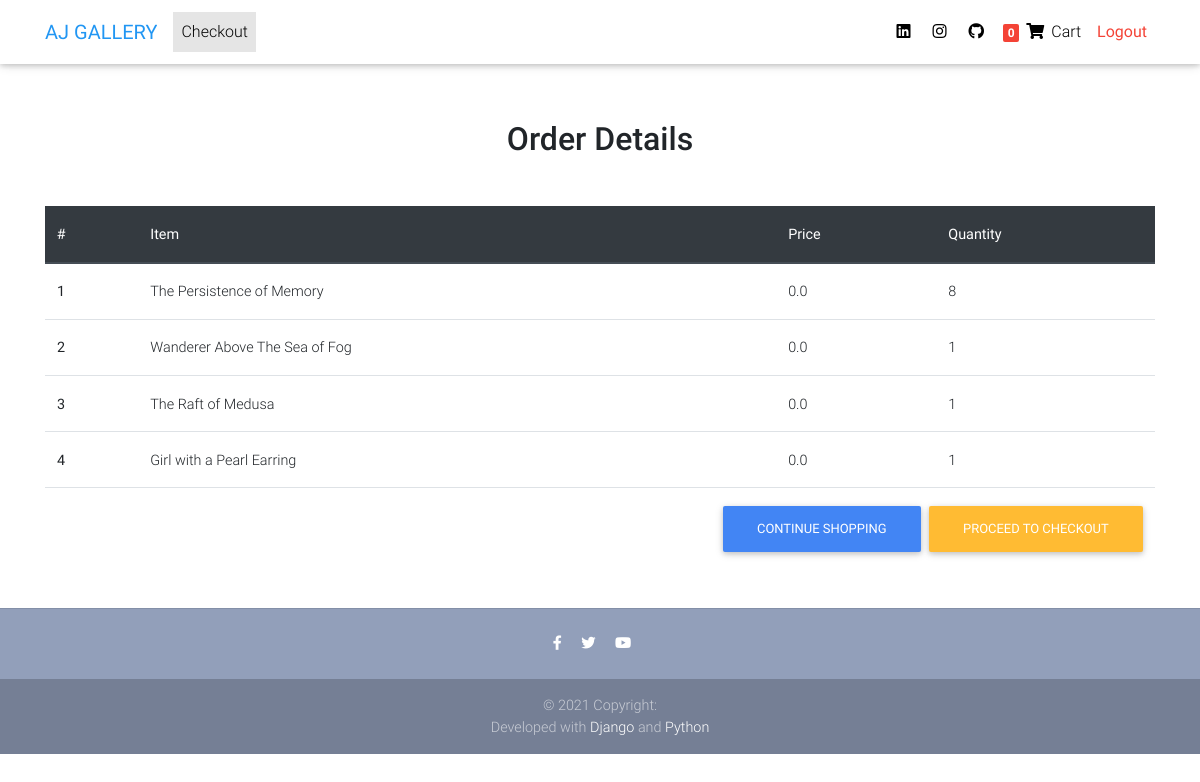
The app's page /cart/ (signed in), older data.
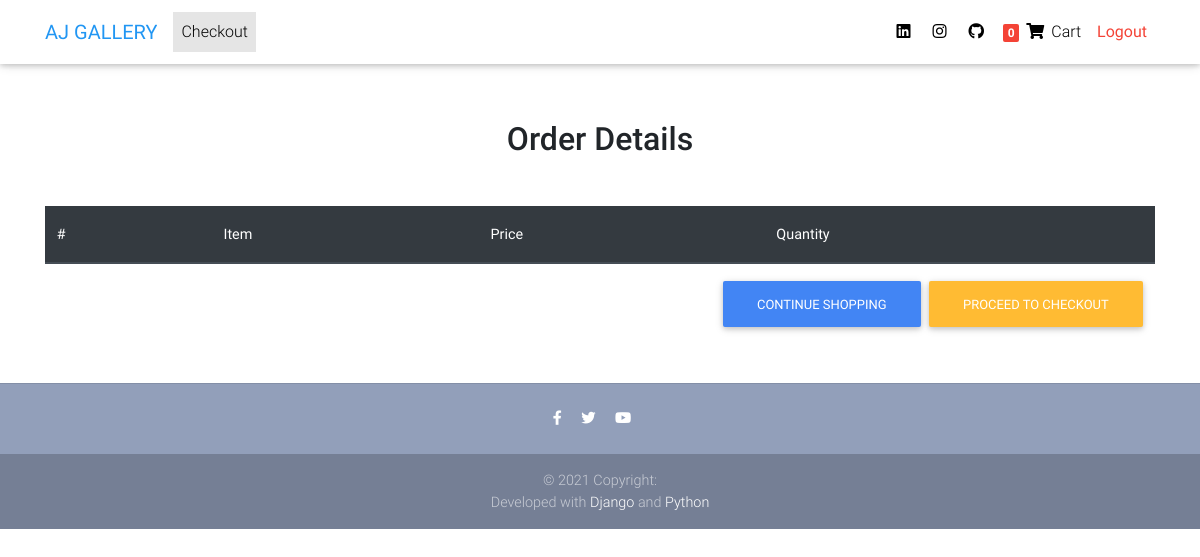
The same page, newer data.
### core/models.py (models this page shows, shortened)
class OrderItem(models.Model):
    user = models.ForeignKey(settings.AUTH_USER_MODEL, on_delete=models.CASCADE,)
    ordered = models.BooleanField(default=False)
    item = models.ForeignKey(Item,on_delete=models.CASCADE)
    quantity = models.IntegerField(default=1)

class Item(models.Model):
    title = models.CharField( max_length=50)
    price = models.CharField(max_length=50)
    category = models.CharField(choices = CATEGORY_CHOICES, max_length=100)
    slug = models.SlugField()
    description = models.TextField(max_length=3000)
    image = models.ImageField()

### core/views.py (the view)
# urls.py: path('cart/', CartView.as_view(), name='cart'),
class CartView(LoginRequiredMixin, View):
    def get(self, *args, **kwargs):
        try:
            order = Order.objects.get(user=self.request.user, ordered=False)
            context= {
                'iron': order
            }
            return render(self.request, 'cart.html', context)
        except ObjectDoesNotExist:
            messages.error(self.request, "you do not have an active order")
            return redirect("/")

### templates/cart.html
{% extends 'base.html' %}
{% load static %}
{% block content %}
 <main>
    <div class="container">
    <div class="table-responsive text-nowrap">
    <h2 class="my-5 h2 text-center"> Order Details </h2>
    <table class="table">
        <thead class="thead-dark">
            <tr>
            <th scope="col">#</th>
            <th scope="col">Item</th>
            <th scope="col">Price</th>
            <th scope="col">Quantity</th>
            </tr>
        </thead>
        <tbody>
        {% for order_item in iron.items.all %}
            <tr>
            <th scope="row">{{ forloop.counter }}</th>
            <td>{{ order_item.item.title }}</td>
            <td>{{ order_item.item.price }}</td>
            <td>{{ order_item.quantity }}</td>
            </tr>
        {% endfor %}
        <tr>
            <td colspan="5">
            <a class='btn btn-warning float-right ml-2' href='/checkout/'>Proceed to checkout</a>
            <a class='btn btn-primary float-right' href='/'>Continue shopping</a>
            </td>
        </tr>
        </tbody>
    </table>
    </div>
 </main>
{% endblock %}

### templates/base.html (shortened to what this page needs)
{% load static %}
<!DOCTYPE html>
<html>
  <head>
  <link rel="stylesheet" href="https://use.fontawesome.com/releases/v5.11.2/css/all.css">
  <link href="{% static 'css/bootstrap.min.css' %}" rel="stylesheet">
  <link href="{% static 'css/mdb.min.css' %}" rel="stylesheet">
  <link href="{% static 'css/style.min.css' %}" rel="stylesheet">
  </head>
    <nav class="navbar fixed-top navbar-expand-lg navbar-light white scrolling-navbar">
      <div class="container">
      <a class="navbar-brand waves-effect" href="/home" target="_blank">
        <strong class="blue-text">AJ GALLERY</strong>
      </a>
      <div class="collapse navbar-collapse" id="navbarSupportedContent">
        <ul class="navbar-nav mr-auto">
          <li class="nav-item active">
            <a class="nav-link waves-effect" href="/checkout">Checkout
            </a>
          </li>
        </ul>
        <ul class="navbar-nav nav-flex-icons">
          <li class="nav-item">
            <a href="https://www.linkedin.com/in/abhishek-jhariya-a76056170" class="nav-link waves-effect" target="_blank">
              <i class="fab fa-linkedin"></i>
            </a>
          </li>
          <li class="nav-item">
            <a href="https://www.instagram.com/abhishek___jhariya/" class="nav-link waves-effect" target="_blank">
              <i class="fab fa-instagram"></i>
            </a>
          </li>
          <li class="nav-item">
            <a href="https://github.com/abhishek15256/AJECOM" class="nav-link waves-effect" target="_blank">
              <i class="fab fa-github"></i>
            </a>
          </li>
          {% if request.user.is_authenticated %}
          <li class="nav-item">
            <a class="nav-link waves-effect" href="/cart" >
              <span class="badge red z-depth-0 mr-0">0</span>
              <i class="fas fa-shopping-cart"></i>
              <span class="clearfix d-none d-sm-inline-block"> Cart </span>
            </a>
          </li>
          <li class="nav-item ">
            <a class="nav-link waves-effect" href="{% url 'account_logout' %}">
              <strong class="red-text">Logout</strong>
            </a>
          </li>
          {% endif %}
        </ul>
      </div>
    </nav>
  <body>
  <div class="mt-5 pt-4">
  </div>
    {% block content %}
    {% endblock %}
    <footer class="page-footer text-center font-small mt-9 wow fadeIn">
      <hr class="my-4">
      <div class="pb-4">
        <a href="https://www.facebook.com/" target="_blank">
          <i class="fab fa-facebook-f mr-3"></i>
        </a>
        <a href="https://twitter.com/" target="_blank">
          <i class="fab fa-twitter mr-3"></i>
        </a>
        <a href="https://www.youtube.com/" target="_blank">
          <i class="fab fa-youtube mr-3"></i>
        </a>
      </div>
      <div class="footer-copyright py-3">
        © 2021 Copyright:
        <br>Developed with <a href= "https://www.djangoproject.com/">Django </a>and <a href="https://www.python.org/">Python</a>
      </div>
    </footer>
  </body>
</html>

### templates/base.html (style rules this page uses)
html, body, header, .carousel { height: 60vh; }

Row changes from the older to the newer data that the page shows:
removed OrderItem: item "The Persistence of Memory", item.price "0.0", quantity "8"
removed OrderItem: item "Wanderer Above The Sea of Fog", item.price "0.0", quantity "1"
removed OrderItem: item "The Raft of Medusa", item.price "0.0", quantity "1"
removed OrderItem: item "Girl with a Pearl Earring", item.price "0.0", quantity "1"
